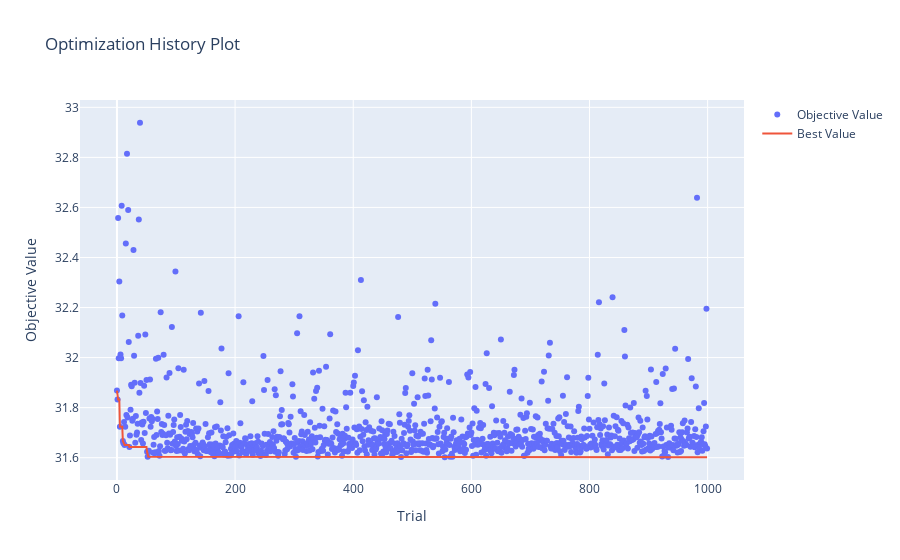

The notebook cell saved with this chart:
### Code cell
optuna.visualization.plot_optimization_history(study)

### Figure 1 — Plotly figure (JSON) as saved in the notebook; plotly's stock layout.template omitted (floating-point values rounded to 4 significant figures; data arrays with more than 128 entries replaced by an {"elided": "..."} marker saying what was removed)
{"data": [{"mode": "markers", "name": "Objective Value", "type": "scatter", "x": {"elided": "1000 int values"}, "y": {"elided": "1000 float values"}}, {"mode": "lines", "name": "Best Value", "type": "scatter", "x": {"elided": "1000 int values"}, "y": {"elided": "1000 float values"}}, {"marker": {"color": "#cccccc"}, "mode": "markers", "name": "Infeasible Trial", "showlegend": false, "type": "scatter", "x": [], "y": []}], "layout": {"title": {"text": "Optimization History Plot"}, "xaxis": {"title": {"text": "Trial"}}, "yaxis": {"title": {"text": "Objective Value"}}}}
